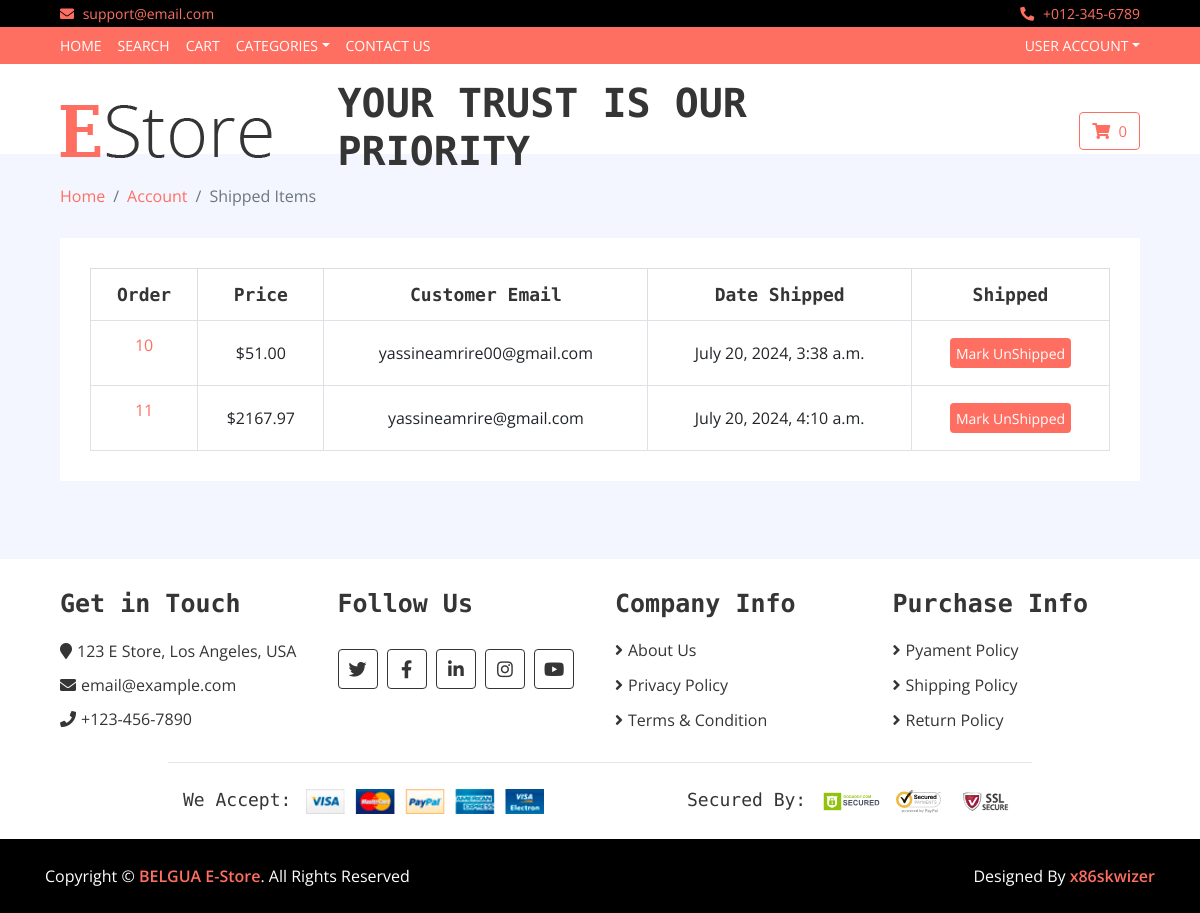
The app's page /payment/shipped_dash (signed in), older data.
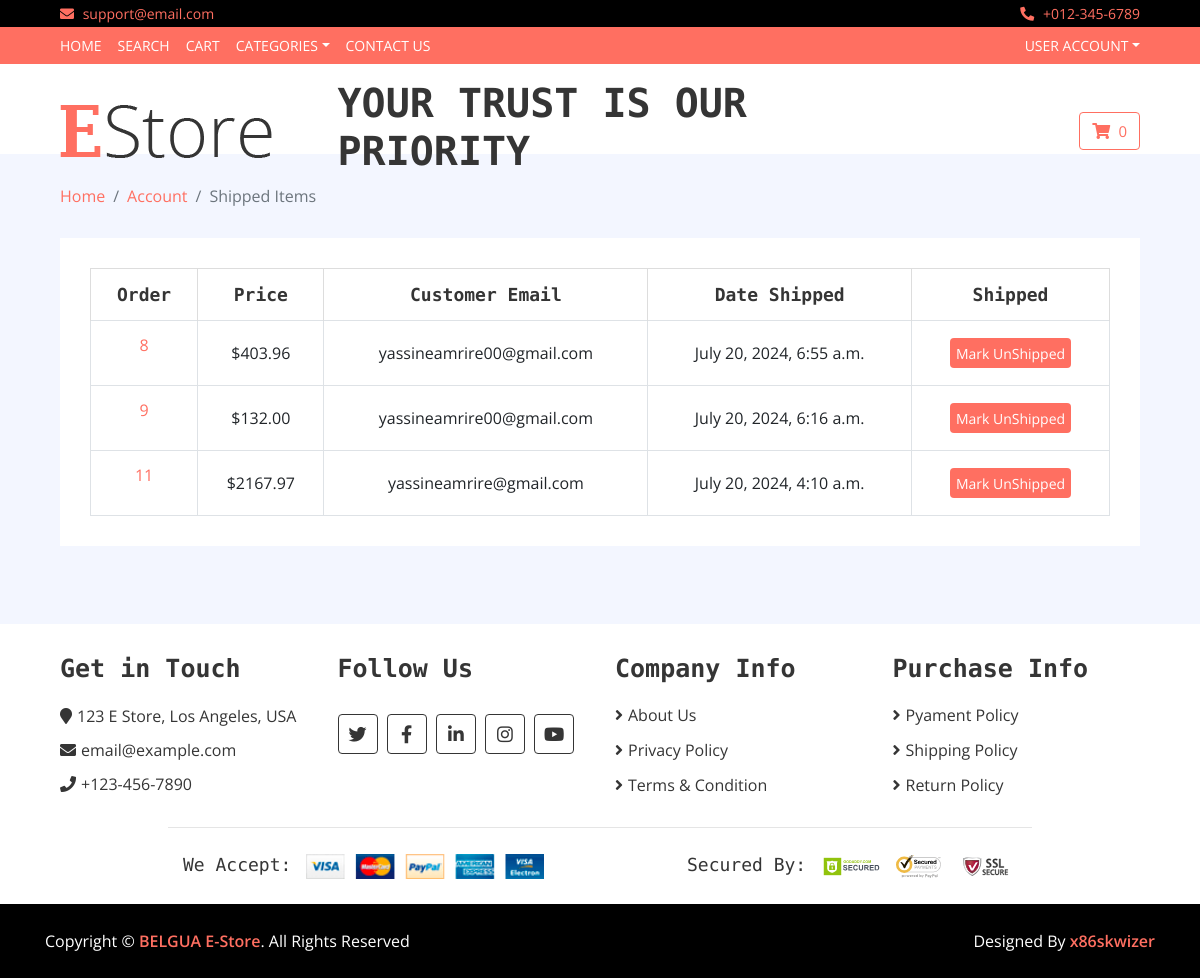
The same page, newer data.
### payment/models.py (models this page shows, shortened)
class Order(models.Model):
	user = models.ForeignKey(User, on_delete=models.CASCADE, null=True, blank=True)
	full_name = models.CharField(max_length=250)
	email = models.EmailField(max_length=250)
	shipping_address = models.TextField(max_length=15000)
	amount_paid = models.DecimalField(max_digits=7, decimal_places=2)
	date_ordered = models.DateTimeField(auto_now_add=True)
	shipped = models.BooleanField(default=False)
	date_shipped = models.DateTimeField(blank=True, null=True)

### payment/views.py (the view, shortened to what this page needs)
# urls.py: path('shipped_dash', views.shipped_dash, name='shipped_dash'),
def shipped_dash(request):
	if request.user.is_authenticated and request.user.is_superuser:
		orders = Order.objects.filter(shipped=True)
		return render(request, "payment/shipped_dash.html", {"orders":orders})
	else:
		messages.success(request, "Access Denied")
		return redirect('core:index')

### cart/cart.py (called while the page is built)
    def __len__(self):
        return sum(item['quantity'] for item in self.cart.values())

### cart/context_processors.py (called while the page is built)
def cart(request):
	return {'cart': Cart(request)}

### payment/templates/payment/shipped_dash.html (shortened to what this page needs)
{% extends 'base.html' %}
{% load static %}
{% block content %}
        <div class="breadcrumb-wrap">
			<div class="container-fluid">
				<ul class="breadcrumb">
					<li class="breadcrumb-item"><a href="{% url 'core:index' %}">Home</a></li>
					<li class="breadcrumb-item"><a href="{% url 'core:update_user' %}">Account</a></li>
                    <li class="breadcrumb-item active">Shipped Items</li>
                </ul>
            </div>
        </div>
        <div class="wishlist-page">
            <div class="container-fluid">
                <div class="wishlist-page-inner">
                    <div class="row">
                        <div class="col-md-12">
                            <div class="table-responsive">
                                <table class="table table-bordered">
                                    <thead class="thead-dark">
                                        <tr>
                                            <th>Order</th>
                                            <th>Price</th>
                                            <th>Customer Email</th>
                                            <th>Date Shipped</th>
											<th>Shipped</th>
                                        </tr>
                                    </thead>
                                    <tbody class="align-middle">
										{% for item in orders %}
                                        <tr>
                                            <td>
												<p><a href="{% url 'payment:orders' item.id %}">{{ item.id }}</a></p>
                                            </td>
                                            <td>${{ item.amount_paid }}</td>
                                            <td>
                                                {{ item.email }}
                                            </td>
                                            <td>{{ item.date_shipped }}</td>
											<td>
												<form method="POST">
													<button type="Submit" class="btn-cart">Mark UnShipped</button>
												</form>
											</td>
                                        </tr>
										{% endfor %}
                                    </tbody>
                                </table>
                            </div>
                        </div>
                    </div>
                </div>
            </div>
        </div>
		<br/><br/>
{% endblock %}

Row changes from the older to the newer data that the page shows:
no longer on this page (row edited): Order: id "10", amount_paid "51.00", email "yassineamrire00@gmail.com", date_shipped "July 20, 2024, 3:38 a.m."
now on this page (row edited): Order: id "8", amount_paid "403.96", email "yassineamrire00@gmail.com", date_shipped "July 20, 2024, 6:55 a.m."
now on this page (row edited): Order: id "9", amount_paid "132.00", email "yassineamrire00@gmail.com", date_shipped "July 20, 2024, 6:16 a.m."
